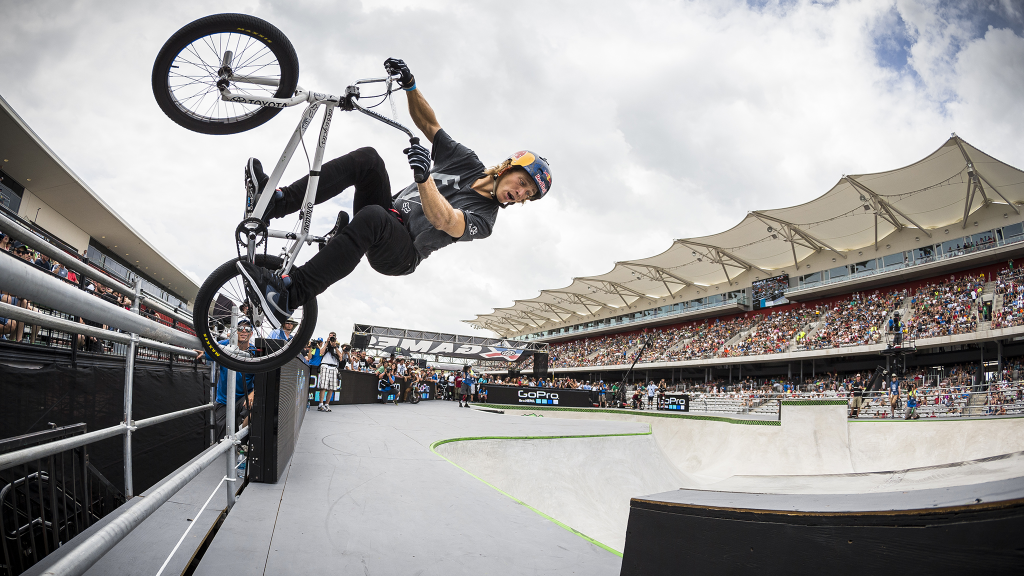
#> input picture Intro_OpenCV/tratamiento_imagenes/4.jpg, 2048 x 1152 px, found by its file name (shown at 1/2 size)
$ python 3b_Interpolacion_Factor.py
#> lines starting #> are read from the running program, lines starting #| are printed output that depends on the picture
import cv2

dir = "Intro_OpenCV/tratamiento_imagenes/"

img = cv2.imread(dir + "4.jpg", 1)
#> img is the input picture: shape (1152, 2048, 3); mean B, G, R 156.3, 157, 158.8
print(img.shape)
#| (1152, 2048, 3)

# Especifica factor de escala
img_resize_1 = cv2.resize(img, None, fx=0.2, fy=0.2, interpolation=cv2.INTER_AREA)
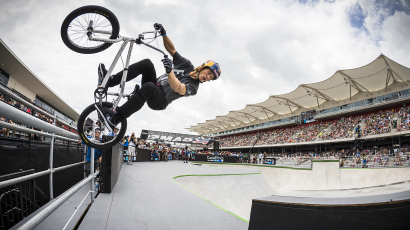
#> img_resize_1: shape (230, 410, 3); mean B, G, R 156.3, 157.1, 158.8
print(img_resize_1.shape)
#| (230, 410, 3)
img_resize_2 = cv2.resize(img, None, fx=0.2, fy=0.2, interpolation=cv2.INTER_LINEAR)
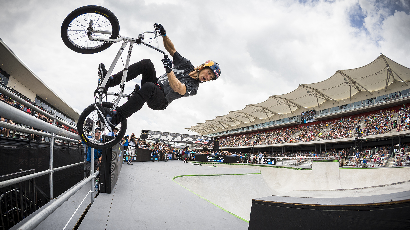
#> img_resize_2: shape (230, 410, 3); mean B, G, R 156.3, 157.1, 158.8
print(img_resize_2.shape)
#| (230, 410, 3)
img_resize_3 = cv2.resize(img, None, fx=0.2, fy=0.2, interpolation=cv2.INTER_CUBIC)
print(img_resize_3.shape)
#| (230, 410, 3)
img_resize_4 = cv2.resize(img, (640, 480), interpolation=cv2.INTER_AREA)
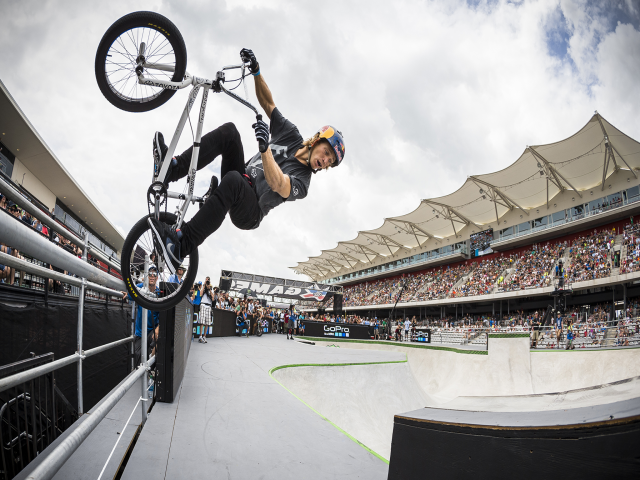
#> img_resize_4: shape (480, 640, 3); mean B, G, R 156.3, 157, 158.8
print(img_resize_4.shape)
#| (480, 640, 3)

# Muestras las imágenes transformadas
cv2.imshow("Imagen Original", img)
cv2.imshow("INTER_AREA", img_resize_1)
cv2.imshow("INTER_LINEAR", img_resize_2)
cv2.imshow("INTER_CUBIC", img_resize_3)
cv2.imshow("INTER_AREA_MANUAL", img_resize_4)

# Guarda la imágenes transformadas
cv2.imwrite(dir + "inter_AREA.jpg", img_resize_1)
cv2.imwrite(dir + "inter_CUBIC.jpg", img_resize_3)
cv2.imwrite(dir + "inter_LINEAR.jpg", img_resize_2)

cv2.waitKey(0)
cv2.destroyAllWindows()

$ run again, with Intro_OpenCV/tratamiento_imagenes/17.jpg copied over Intro_OpenCV/tratamiento_imagenes/4.jpg
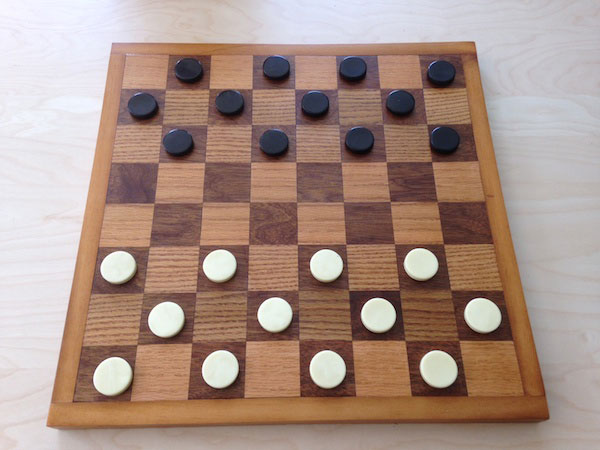
#> input picture Intro_OpenCV/tratamiento_imagenes/17.jpg, 600 x 450 px, found by its file name
#> img is the input picture: shape (450, 600, 3); mean B, G, R 134.1, 144.7, 168.6
#| (450, 600, 3)
#> `img_resize_1 = cv2.resize(img, None, fx=0.2, fy=0.2, interpolation=cv2..`:
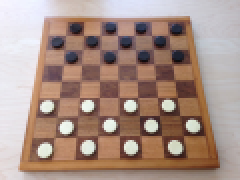
#> img_resize_1: shape (90, 120, 3) (shown 2 times larger); mean B, G, R 134.1, 144.7, 168.6
#| (90, 120, 3)
#> `img_resize_2 = cv2.resize(img, None, fx=0.2, fy=0.2, interpolation=cv2..`:
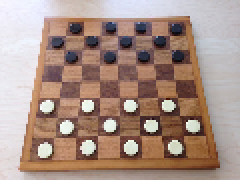
#> img_resize_2: shape (90, 120, 3) (shown 2 times larger); mean B, G, R 134.2, 144.8, 168.7
#| (90, 120, 3)
#| (90, 120, 3)
#| (480, 640, 3)
